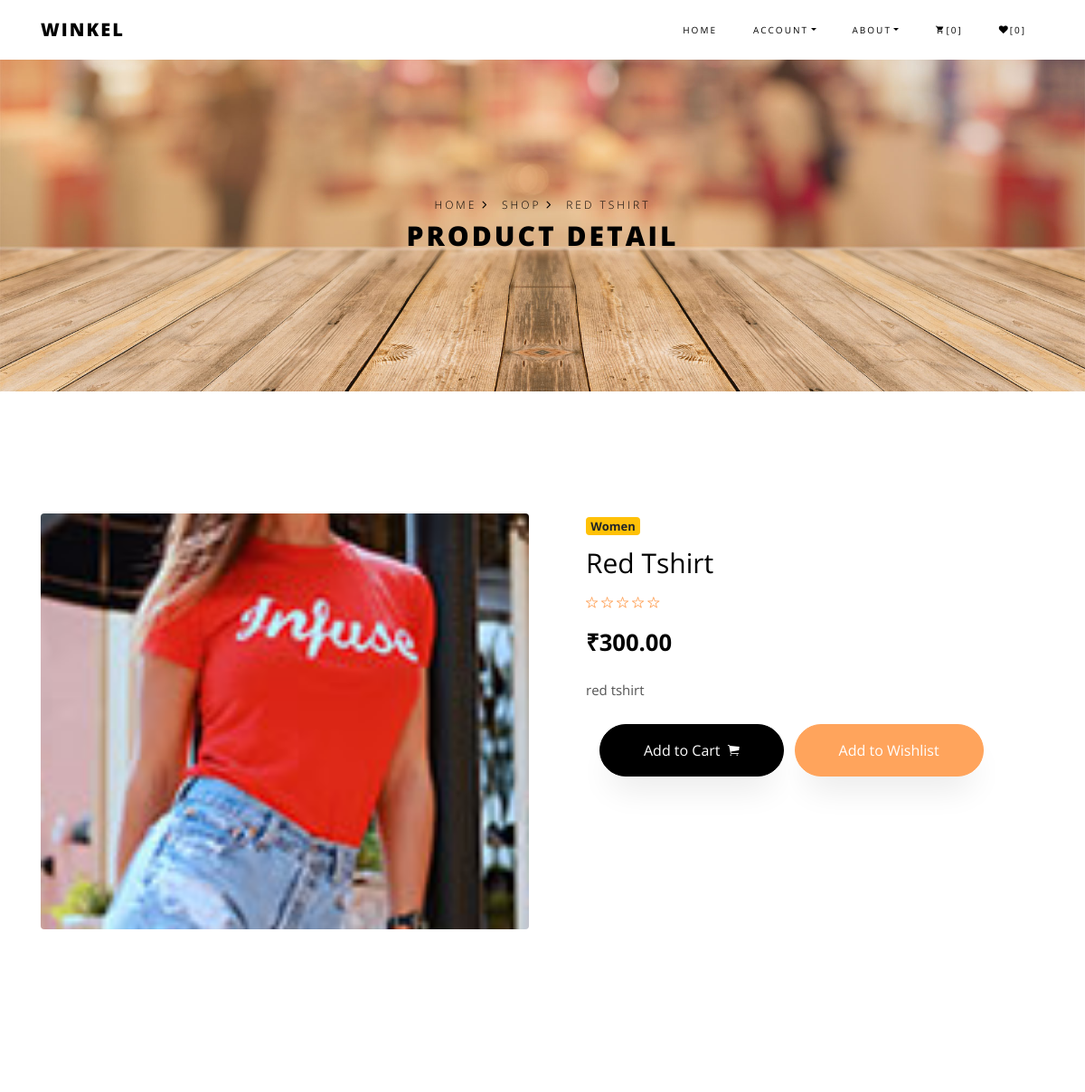
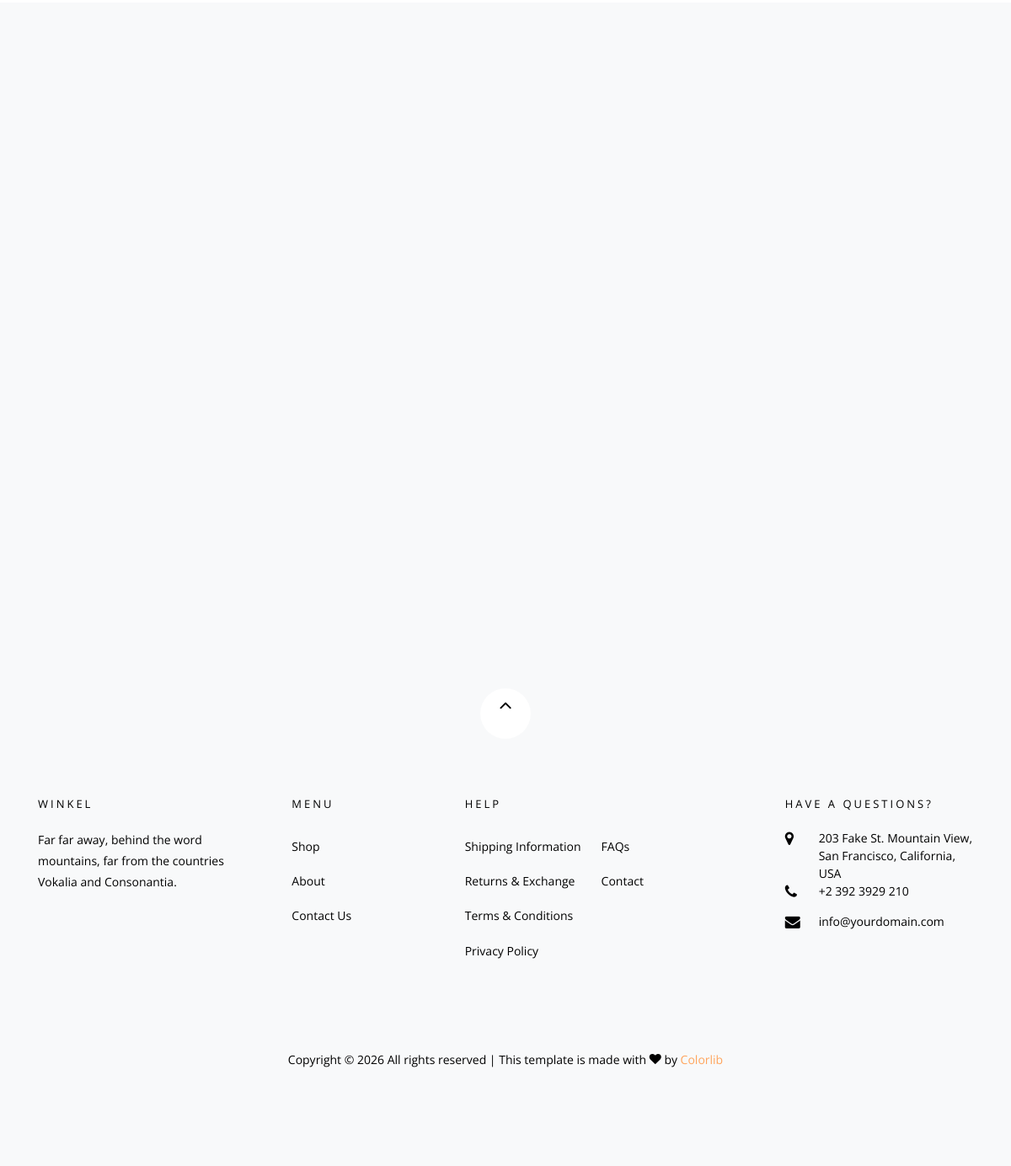
Page /product/10/ on the committed database (2 pictures, top to bottom).
### winklestoreapp/models.py (models this page shows, shortened)
class Product(models.Model):
    CATEGORY_CHOICES = [
        ('Men',    'Men'),
        ('Women',  'Women'),
        ('Kids',   'Kids'),
        ('Others', 'Others'),
    ]
    seller       = models.ForeignKey(BuyerUser, on_delete=models.CASCADE)
    category     = models.CharField(max_length=10, choices=CATEGORY_CHOICES)
    product_name = models.CharField(max_length=200)
    price        = models.DecimalField(max_digits=10, decimal_places=2)
    description  = models.TextField()
    product_image = models.ImageField(upload_to='products/')
    created_at   = models.DateTimeField(auto_now_add=True)

### winklestoreapp/views.py (the view, shortened to what this page needs)
# urls.py: path('product/<int:product_id>/', views.product_detail, name='product_detail'),
def product_detail(request, product_id):
   try:
      product = Product.objects.get(id=product_id)
   except Product.DoesNotExist:
      return redirect('shop')
   related_products = Product.objects.filter(category=product.category).exclude(id=product_id)[:4]
   wishlist_flag = False
   cart_flag     = False
   email = request.session.get('email')
   return render(request, 'product-single.html', {
      'product':          product,
      'related_products': related_products,
      'wishlist_flag':    wishlist_flag,
      'cart_flag':        cart_flag,
   })

### winklestoreapp/templates/product-single.html (shortened to what this page needs)
{% extends 'header.html' %}
{% load static %}
{% block content %}
<div class="hero-wrap hero-bread" style="background-image: url(&quot;{% static 'images/bg_6.jpg' %}&quot;);">
    <div class="container">
        <div class="row no-gutters slider-text align-items-center justify-content-center">
            <div class="col-md-9 ftco-animate text-center">
                <p class="breadcrumbs">
                    <span class="mr-2"><a href="{% url 'index' %}">Home <i class="ion-ios-arrow-forward"></i></a></span>
                    <span class="mr-2"><a href="{% url 'shop' %}">Shop <i class="ion-ios-arrow-forward"></i></a></span>
                    <span>{{ product.product_name }}</span>
                </p>
                <h1 class="mb-0 bread">Product Detail</h1>
            </div>
        </div>
    </div>
</div>
<section class="ftco-section">
    <div class="container">
        <div class="row">
            <div class="col-lg-6 mb-5 ftco-animate">
                {% if product.product_image %}
                <img src="{{ product.product_image.url }}" class="img-fluid rounded" alt="{{ product.product_name }}"
                    style="width:100%; height:460px; object-fit:cover;">
                {% else %}
                <img src="{% static 'images/product-1.jpg' %}" class="img-fluid rounded"
                    alt="{{ product.product_name }}">
                {% endif %}
            </div>
            <div class="col-lg-6 product-details pl-md-5 ftco-animate">
                <span class="badge badge-warning mb-2" style="font-size:13px;">{{ product.category }}</span>
                <h3>{{ product.product_name }}</h3>
                <div class="rating d-flex mb-2">
                    <p class="text-left mr-4 mb-0">
                        <a href="#"><span class="ion-ios-star-outline"></span></a>
                        <a href="#"><span class="ion-ios-star-outline"></span></a>
                        <a href="#"><span class="ion-ios-star-outline"></span></a>
                        <a href="#"><span class="ion-ios-star-outline"></span></a>
                        <a href="#"><span class="ion-ios-star-outline"></span></a>
                    </p>
                </div>
                <p class="price mb-3"><span style="font-size:1.6rem; font-weight:700;">&#8377;{{ product.price }}</span>
                </p>
                <p class="mb-4" style="line-height:1.8; color:#555;">{{ product.description }}</p>
                <div class="col-md-12 mt-2">
                    <p>
                        {% if cart_flag %}
                        <a href="{% url 'cart' %}" class="btn btn-black py-3 px-5 mr-2">
                            Go to Cart <i class="ion-ios-cart ml-1"></i>
                        </a>
                        {% else %}
                        <a href="{% url 'add_to_cart' product.id %}" class="btn btn-black py-3 px-5 mr-2">
                            Add to Cart <i class="ion-ios-cart ml-1"></i>
                        </a>
                        {% endif %}
                        {% if wishlist_flag %}
                        <a href="{% url 'remove_from_whishlist' product.id %}" class="btn btn-danger py-3 px-5 mr-2">
                            Remove from Wishlist
                        </a>
                        {% else %}
                        <a href="{% url 'add_to_whishlist' product.id %}" class="btn btn-primary py-3 px-5 mr-2">
                            Add to Wishlist
                        </a>
                        {% endif %}
                    </p>
                </div>
            </div>
        </div>
    </div>
</section>
{% if related_products %}
<section class="ftco-section bg-light">
    <div class="container">
        <div class="row justify-content-center mb-3 pb-3">
        </div>
    </div>
    <div class="container">
        <div class="row">
        </div>
    </div>
</section>
{% endif %}
{% endblock %}

### rows in the picture
Product: product_name "RED TSHIRT", product_image (picture), category "Women", product_name "Red Tshirt", price "300.00", description "red tshirt"

### other values in the picture
{{ request.session.cart_count|default:0 }} "0"
{{ request.session.wishlist_count|default:0 }} "0"
